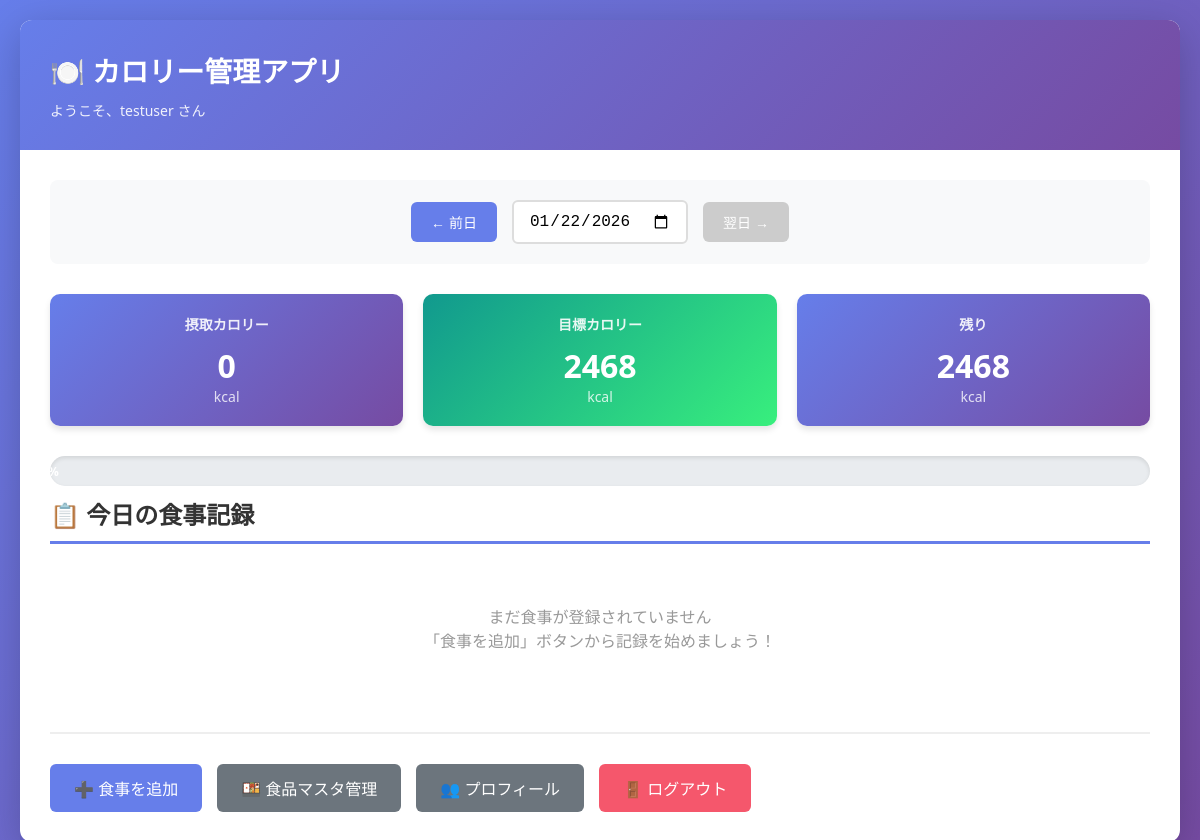
The page /src/home.php (signed in) on the database its author committed.
### tables this page shows
CREATE TABLE users (
  id INT AUTO_INCREMENT PRIMARY KEY,
  username VARCHAR(50) NOT NULL UNIQUE,
  email VARCHAR(255) DEFAULT NULL,   
  password VARCHAR(255) NOT NULL,
  height FLOAT DEFAULT NULL,
  weight FLOAT DEFAULT NULL,
  age INT DEFAULT NULL,
  gender ENUM('male','female') DEFAULT NULL,
  activity_level ENUM('low','normal','high') DEFAULT 'normal',
  goal ENUM('bulk','maintain','cut') DEFAULT 'maintain',
  is_active TINYINT(1) DEFAULT 1,   
  last_login DATETIME DEFAULT NULL,   
  created_at TIMESTAMP DEFAULT CURRENT_TIMESTAMP,
  updated_at TIMESTAMP DEFAULT CURRENT_TIMESTAMP ON UPDATE CURRENT_TIMESTAMP,
  INDEX idx_username (username),
  INDEX idx_email (email),
  INDEX idx_is_active (is_active)
);

### src/home.php (the view, shortened to what this page needs)
<?php
require "db.php";
$user_id = $_SESSION['user_id'];
$today = $_GET['date'] ?? date('Y-m-d');
function h($str){
    return htmlspecialchars($str, ENT_QUOTES, 'UTF-8');
}
try {
    $sql = "SELECT username, height, weight, age, gender, activity_level, goal
            FROM users WHERE id = ?";
    $stmt = $pdo->prepare($sql);
    $stmt->execute([$user_id]);
    $user = $stmt->fetch();
    $sql = "
    SELECT
        meals.id,
        foods.name,
        meals.amount,
        foods.calorie * meals.amount / 100 AS calorie,
        foods.protein * meals.amount / 100 AS protein,
        foods.fat * meals.amount / 100 AS fat,
        foods.carb * meals.amount / 100 AS carb,
        meals.created_at
    FROM meals
    JOIN foods ON meals.food_id = foods.id
    WHERE meals.user_id = ?
    AND meals.meal_date = ?
    ORDER BY meals.created_at DESC, meals.id DESC
    ";
    $stmt = $pdo->prepare($sql);
    $stmt->execute([$user_id, $today]);
    $meals = $stmt->fetchAll();
    $total_calorie = 0;
    $total_protein = 0;
    $total_fat = 0;
    $total_carb = 0;
    $target_calorie = 2000;
    if (empty($user['height']) || empty($user['weight']) || empty($user['age']) || empty($user['gender'])) {
        $profile_incomplete = true;
        $target_calorie = 2000;
    } else {
        if($user['gender'] === 'male'){
            $bmr = 10*$user['weight'] + 6.25*$user['height'] - 5*$user['age'] + 5;
        } else {
            $bmr = 10*$user['weight'] + 6.25*$user['height'] - 5*$user['age'] - 161;
        }
        $activity_map = [
            'low' => 1.2,
            'normal' => 1.55,
            'high' => 1.75
        ];
        $tdee = $bmr * ($activity_map[$user['activity_level']] ?? 1.55);
        $target_calorie = round($tdee);
    }
    $remain_calorie = $target_calorie - $total_calorie;
    $prev_date = date('Y-m-d', strtotime($today . ' -1 day'));
    $next_date = date('Y-m-d', strtotime($today . ' +1 day'));
    $is_today = ($today === date('Y-m-d'));
} catch (Exception $e) {
    $error_message = $e->getMessage();
}
?>
<!DOCTYPE html>
<html lang="ja">
<head>
</head>
<body>
<div class="container">
    <div class="header">
        <h1>🍽️ カロリー管理アプリ</h1>
        <div class="user-info">
            ようこそ、<?= h($user['username'] ?? 'ゲスト') ?> さん
        </div>
    </div>
    <div class="content">
        <div class="date-selector">
            <form method="get" style="display: contents;">
                <button type="submit" name="date" value="<?= h($prev_date) ?>">
                    ← 前日
                </button>
                <input type="date" name="date" value="<?= h($today) ?>"
                       onchange="this.form.submit()">
                <button type="submit" name="date" value="<?= h($next_date) ?>"
                        <?= $is_today ? 'disabled' : '' ?>>
                    翌日 →
                </button>
            </form>
        </div>
        <div class="stats-grid">
            <div class="stat-card">
                <h3>摂取カロリー</h3>
                <div class="value"><?= round($total_calorie) ?></div>
                <div class="unit">kcal</div>
            </div>
            <div class="stat-card success">
                <h3>目標カロリー</h3>
                <div class="value"><?= $target_calorie ?></div>
                <div class="unit">kcal</div>
            </div>
            <div class="stat-card <?= $remain_calorie < 0 ? 'warning' : '' ?>">
                <h3>残り</h3>
                <div class="value"><?= round($remain_calorie) ?></div>
                <div class="unit">kcal</div>
            </div>
        </div>
        <?php
        $progress = ($target_calorie > 0) ? ($total_calorie / $target_calorie * 100) : 0;
        $progress_display = min($progress, 100);
        ?>
        <div class="progress-bar">
            <div class="progress-fill <?= $total_calorie > $target_calorie ? 'over' : '' ?>"
                 style="width: <?= $progress_display ?>%">
                <?= round($progress) ?>%
            </div>
        </div>
        <div class="section">
            <h2>📋 今日の食事記録</h2>
            <?php if (count($meals) > 0): ?>
                <table class="meals-table">
                    <thead>
                        <tr>
                            <th>食品名</th>
                            <th class="number">量 (g)</th>
                            <th class="number">カロリー</th>
                            <th class="number">P (g)</th>
                            <th class="number">F (g)</th>
                            <th class="number">C (g)</th>
                            <th style="text-align: center;">操作</th>
                        </tr>
                    </thead>
                    <tbody>
                        <?php foreach($meals as $m): ?>
                        <tr>
                            <td><?= h($m['name']) ?></td>
                            <td class="number"><?= h($m['amount']) ?></td>
                            <td class="number"><?= round($m['calorie'], 1) ?></td>
                            <td class="number"><?= round($m['protein'], 1) ?></td>
                            <td class="number"><?= round($m['fat'], 1) ?></td>
                            <td class="number"><?= round($m['carb'], 1) ?></td>
                            <td style="text-align: center;">
                                <form method="POST" action="delete_meal.php" style="display: inline;"
                                      onsubmit="return confirm('この食事を削除しますか？');">
                                    <input type="hidden" name="id" value="<?= h($m['id']) ?>">
                                    <input type="hidden" name="return_date" value="<?= h($today) ?>">
                                    <button type="submit" class="delete-btn">🗑️ 削除</button>
                                </form>
                            </td>
                        </tr>
                        <?php endforeach; ?>
                        <tr style="background: #f8f9fa; font-weight: bold;">
                            <td>合計</td>
                            <td class="number">-</td>
                            <td class="number"><?= round($total_calorie, 1) ?></td>
                            <td class="number"><?= round($total_protein, 1) ?></td>
                            <td class="number"><?= round($total_fat, 1) ?></td>
                            <td class="number"><?= round($total_carb, 1) ?></td>
                            <td></td>
                        </tr>
                    </tbody>
                </table>
            <?php else: ?>
                <div class="empty-message">
                    まだ食事が登録されていません<br>
                    「食事を追加」ボタンから記録を始めましょう！
                </div>
            <?php endif; ?>
        </div>
        <div class="action-buttons">
            <a href="meal_add.php?date=<?= h($today) ?>" class="btn">
                ➕ 食事を追加
            </a>
            <a href="foods.php" class="btn secondary">
                🍱 食品マスタ管理
            </a>
            <a href="users_list.php" class="btn secondary">
                👥 プロフィール
            </a>
            <a href="logout.php" class="btn danger">
                🚪 ログアウト
            </a>
        </div>
    </div>
</div>
</body>
</html>

### src/home.php (style rules this page uses)
* { box-sizing: border-box; margin: 0; padding: 0; }
body { font-family: 'Segoe UI', Tahoma, Geneva, Verdana, sans-serif; background: linear-gradient(135deg, #667eea 0%, #764ba2 100%); min-height: 100vh; padding: 20px; }
.container { max-width: 1200px; margin: 0 auto; background: white; border-radius: 12px; box-shadow: 0 10px 40px rgba(0,0,0,0.2); overflow: hidden; }
.header { background: linear-gradient(135deg, #667eea 0%, #764ba2 100%); color: white; padding: 30px; }
.header h1 { font-size: 28px; margin-bottom: 10px; }
.header .user-info { font-size: 14px; opacity: 0.9; }
.content { padding: 30px; }
.date-selector { display: flex; align-items: center; justify-content: center; gap: 15px; margin-bottom: 30px; padding: 20px; background: #f8f9fa; border-radius: 8px; }
.date-selector button { padding: 10px 20px; background: #667eea; color: white; border: none; border-radius: 6px; cursor: pointer; font-size: 14px; transition: all 0.3s; }
.date-selector button:disabled { background: #ccc; cursor: not-allowed; transform: none; }
.date-selector input[type="date"] { padding: 10px 15px; border: 2px solid #ddd; border-radius: 6px; font-size: 16px; }
.stats-grid { display: grid; grid-template-columns: repeat(auto-fit, minmax(200px, 1fr)); gap: 20px; margin-bottom: 30px; }
.stat-card { background: linear-gradient(135deg, #667eea 0%, #764ba2 100%); color: white; padding: 20px; border-radius: 10px; text-align: center; box-shadow: 0 4px 6px rgba(0,0,0,0.1); }
.stat-card.success { background: linear-gradient(135deg, #11998e 0%, #38ef7d 100%); }
.stat-card h3 { font-size: 14px; margin-bottom: 10px; opacity: 0.9; }
.stat-card .value { font-size: 32px; font-weight: bold; }
.stat-card .unit { font-size: 14px; opacity: 0.8; }
.section { margin-bottom: 40px; }
.section h2 { font-size: 24px; margin-bottom: 20px; color: #333; border-bottom: 3px solid #667eea; padding-bottom: 10px; }
.empty-message { text-align: center; padding: 40px; color: #999; font-size: 16px; }
.action-buttons { display: flex; flex-wrap: wrap; gap: 15px; margin-top: 30px; padding-top: 30px; border-top: 2px solid #eee; }
.btn { padding: 12px 24px; background: #667eea; color: white; text-decoration: none; border-radius: 6px; font-weight: 500; transition: all 0.3s; display: inline-block; }
.btn.secondary { background: #6c757d; }
.btn.danger { background: #f5576c; }
.progress-bar { width: 100%; height: 30px; background: #e9ecef; border-radius: 15px; overflow: hidden; margin: 10px 0; box-shadow: inset 0 2px 4px rgba(0,0,0,0.1); }
.progress-fill { height: 100%; background: linear-gradient(90deg, #11998e 0%, #38ef7d 100%); transition: width 0.5s ease; display: flex; align-items: center; justify-content: center; color: white; font-weight: bold; font-size: 12px; }

### rows shown on the page
users: username "testuser", target_calorie "2468", remain_calorie "2468"

### other values the page prints
$total_calorie "0"
